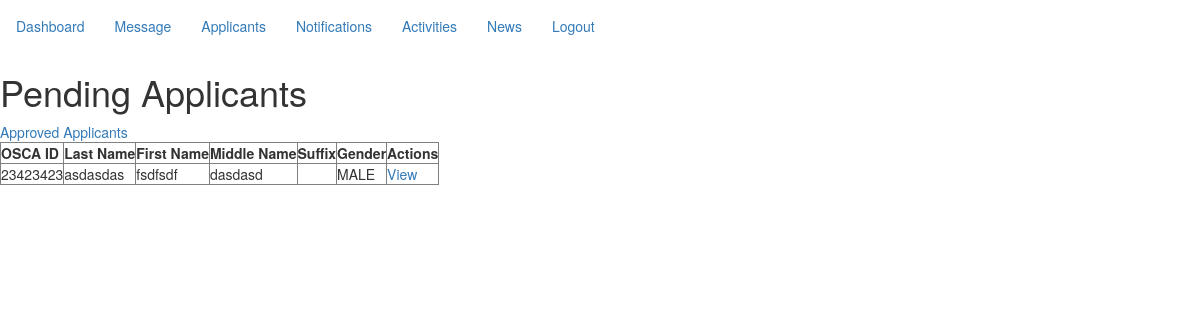
/admin/applicants.php (signed in), run on the app's committed database.
### tables this page shows
CREATE TABLE `users` (
  `osca_id` bigint NOT NULL,
  `last_name` varchar(50) NOT NULL,
  `first_name` varchar(50) NOT NULL,
  `middle_name` varchar(50) DEFAULT NULL,
  `suffix` varchar(5) DEFAULT NULL,
  `sex` varchar(10) NOT NULL,
  `birth_day` date NOT NULL,
  `address` varchar(255) NOT NULL,
  `phone_number` bigint NOT NULL,
  `oneByOne_id_path` varchar(255) DEFAULT NULL,
  `status` varchar(10) NOT NULL DEFAULT 'pending',
  `created_at` timestamp(6) NOT NULL DEFAULT CURRENT_TIMESTAMP(6),
  `updated_at` timestamp(6) NOT NULL DEFAULT CURRENT_TIMESTAMP(6),
  `deleted_at` timestamp(6) NULL DEFAULT NULL
);

### admin/applicants.php (the view, shortened to what this page needs)
<?php
include '.././database/db_connection.php';
try {
    $sql = "SELECT osca_id, last_name, first_name, middle_name, suffix, sex FROM users WHERE status = 'pending' ORDER BY created_at ASC";
    $stmt = $pdo->query($sql);
    $users = $stmt->fetchAll(PDO::FETCH_ASSOC);
} catch (PDOException $e) {
    die("Database connection failed: " . $e->getMessage());
}
?>
<!DOCTYPE html>
<html lang="en">
<head>
    <link rel="stylesheet" href="https://maxcdn.bootstrapcdn.com/bootstrap/3.4.1/css/bootstrap.min.css">
</head>
<body>
    <nav class="navbar">
    <?php include '.././components/admin-nav.php'; ?>
    </nav>
    <h1>Pending Applicants</h1><span><a href="approved_applicants.php">Approved Applicants</a></span>
    <table border="1" cellpadding="10" cellspacing="0">
        <thead>
            <tr>
                <th>OSCA ID</th>
                <th>Last Name</th>
                <th>First Name</th>
                <th>Middle Name</th>
                <th>Suffix</th>
                <th>Gender</th>
                <th>Actions</th>
            </tr>
        </thead>
        <tbody>
            <?php if (!empty($users)): ?>
                <?php foreach ($users as $user): ?>
                    <tr>
                        <td><?php echo htmlspecialchars($user['osca_id']); ?></td>
                        <td><?php echo htmlspecialchars($user['last_name']); ?></td>
                        <td><?php echo htmlspecialchars($user['first_name']); ?></td>
                        <td><?php echo htmlspecialchars($user['middle_name'] ?? 'N/A'); ?></td>
                        <td><?php echo htmlspecialchars($user['suffix']); ?></td>
                        <td><?php echo htmlspecialchars($user['sex']); ?></td>
                        <td>
                            <a href="view_user.php?id=<?php echo htmlspecialchars($user['osca_id']); ?>">View</a>
                        </td>
                    </tr>
                <?php endforeach; ?>
            <?php else: ?>
                <tr>
                    <td colspan="7">No pending applicants found.</td>
                </tr>
            <?php endif; ?>
        </tbody>
    </table>
</body>
</html>

### data on the page
users: osca_id "23423423", last_name "asdasdas", first_name "fsdfsdf", middle_name "dasdasd", sex "MALE"
